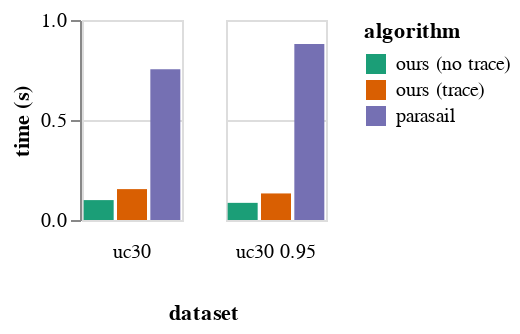

Write notebook code for a chart like this one.
### Markdown cell above
Uniclust30 Benchmark (AVX2)

### Code cell
c = alt.Chart(data).mark_bar().encode(
    x = alt.X("algorithm", axis = None),
    y = alt.Y("time", axis = alt.Axis(title = "time (s)"), scale = alt.Scale(domain = [0.0, 1.0])),
    column = alt.Column("dataset", header = alt.Header(orient = "bottom")),
    color = "algorithm"
).transform_filter(
    (datum.size == "32-256") | (datum.algorithm == "parasail")
).properties(
    width = 50,
    height = 100
).configure_range(
    category = {"scheme": "dark2"}
)
save(c, "uniclust30_bench.pdf")
c

### Figure 1 — Vega-Lite specification as saved in the notebook (floating-point values rounded to 4 significant figures)
{"config": {"view": {"continuousWidth": 400, "continuousHeight": 300}, "range": {"category": {"scheme": "dark2"}}}, "data": {"name": "data-fed4eb26f83ed33637af823977386680"}, "mark": "bar", "encoding": {"color": {"type": "nominal", "field": "algorithm"}, "column": {"type": "nominal", "field": "dataset", "header": {"orient": "bottom"}}, "x": {"type": "nominal", "axis": null, "field": "algorithm"}, "y": {"type": "quantitative", "axis": {"title": "time (s)"}, "field": "time", "scale": {"domain": [0.0, 1.0]}}}, "height": 100, "transform": [{"filter": "((datum.size === '32-256') || (datum.algorithm === 'parasail'))"}], "width": 50, "$schema": "https://vega.github.io/schema/vega-lite/v4.8.1.json", "datasets": {"data-fed4eb26f83ed33637af823977386680": [{"algorithm": "ours (no trace)", "dataset": "uc30", "size": "32-32", "time": 0.0568}, {"algorithm": "ours (no trace)", "dataset": "uc30 0.95", "size": "32-32", "time": 0.06072}, {"algorithm": "ours (no trace)", "dataset": "uc30", "size": "32-256", "time": 0.09951}, {"algorithm": "ours (no trace)", "dataset": "uc30 0.95", "size": "32-256", "time": 0.08575}, {"algorithm": "ours (no trace)", "dataset": "uc30", "size": "256-256", "time": 0.1995}, {"algorithm": "ours (no trace)", "dataset": "uc30 0.95", "size": "256-256", "time": 0.2201}, {"algorithm": "ours (trace)", "dataset": "uc30", "size": "32-256", "time": 0.1544}, {"algorithm": "ours (trace)", "dataset": "uc30 0.95", "size": "32-256", "time": 0.1328}, {"algorithm": "parasail", "dataset": "uc30", "size": "full", "time": 0.754}, {"algorithm": "parasail", "dataset": "uc30 0.95", "size": "full", "time": 0.8804}]}}
